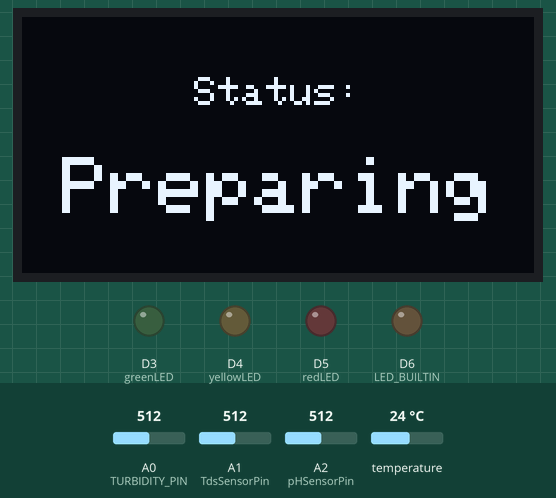
Bench run of a sketch on a simulated Arduino MKR. Shown: 128×64 one-colour display, output pins drawn as LEDs (lit = HIGH). Inputs (shaded band) come from the test bench; at power-on: A0 (TURBIDITY_PIN) = 512, A1 (TdsSensorPin) = 512, A2 (pHSensorPin) = 512, temperature 24 °C. WiFi joins after 1.5 s; servers stay silent unless stated; no MQTT or app messages arrive unless stated; what the sketch prints to the serial monitor is not drawn.

Above: at 0.1 s.
At 59.9 s:
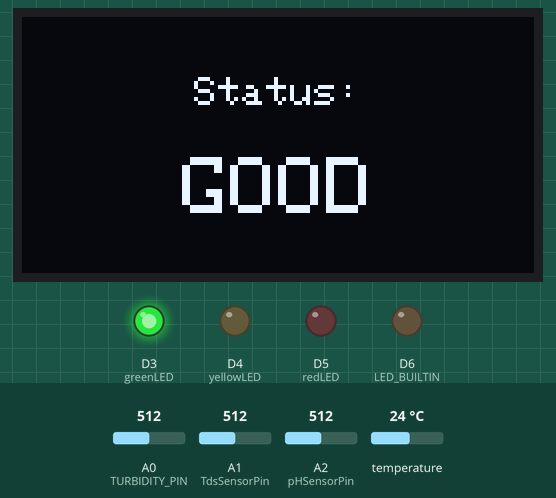
Timing chart, 0 to 61.4 s (numbered marks = the images above):
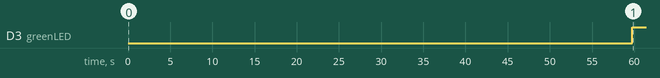

Measured:
- by itself, D3 (greenLED): LOW → HIGH at 59.8 s
- what the display in image 0 shows lasts 59.7 s, from 0.1 s to 59.8 s

The sketch:

LiquidSensor.ino
```cpp
#include <WiFiNINA.h>
#include <ArduinoMqttClient.h>
#include "arduino_secrets.h"
#include <OneWire.h>
#include <DallasTemperature.h>
#include <Wire.h>
#include <Adafruit_GFX.h>
#include <Adafruit_SSD1306.h>

#define BASELINE_SAMPLES 20   // 设置基准样本数量
#define ALLOWED_VARIANCE 10.0 // 允许的最大标准差

// 存储基准数据
float tdsSamples[BASELINE_SAMPLES];
float ntuSamples[BASELINE_SAMPLES];
float phSamples[BASELINE_SAMPLES];
float tempSamples[BASELINE_SAMPLES];

// 计算基准均值
float baselineTDS = 0, baselineNTU = 0, baselinePH = 0, baselineTemp = 0;

// 计算标准差
float stdTDS = 0, stdNTU = 0, stdPH = 0, stdTemp = 0;

// 采样累计值
float sumTDS = 0, sumNTU = 0, sumPH = 0, sumTemp = 0;
float sumTDS2 = 0, sumNTU2 = 0, sumPH2 = 0, sumTemp2 = 0; // 用于计算方差

// 采样计数
int baselineSampleCount = 0;
bool baselineCalculated = false;
bool baselineInProgress = false;

#define SCREEN_WIDTH 128
#define SCREEN_HEIGHT 64
Adafruit_SSD1306 display(SCREEN_WIDTH, SCREEN_HEIGHT, &Wire, -1);

void updateOLEDStatus(String status)
{
    display.clearDisplay();
    display.setTextSize(2);
    display.setTextColor(SSD1306_WHITE);

    int16_t x1, y1;
    uint16_t textWidth, textHeight;

    // **如果 status 为空或未定义，默认显示 "Preparing"**
    if (status == "" || status.length() == 0)
    {
        status = "Preparing";
    }

    // 计算 "Status:" 宽度，让它居中
    display.setTextSize(1);
    display.getTextBounds("Status:", 0, 0, &x1, &y1, &textWidth, &textHeight);
    int centerX = (128 - textWidth) / 2;
    display.setCursor(centerX, 15);
    display.print("Status:");

    // 计算状态文本宽度，让它居中
    display.setTextSize(2);
    display.getTextBounds(status, 0, 0, &x1, &y1, &textWidth, &textHeight);
    centerX = (128 - textWidth) / 2;
    display.setCursor(centerX, 35);
    display.print(status);

    display.display();
}

const int greenLED = 3;
const int yellowLED = 4;
const int redLED = 5;

WiFiSSLClient wifiClient;
MqttClient mqttClient(wifiClient);

// MQTT Configuration (Updated to use HiveMQ Cloud)
char broker[] = "fc4be08a479e4564bf0f1f4512c48df3.s1.eu.hivemq.cloud";
int port = 8883; // TLS port for secure connection
char mqttUsername[] = "liquid";
char mqttPassword[] = "Liquid012";

// MQTT Topics
char topicTDS[] = "tdsValue";
char topicTurbidity[] = "ntuValue";
char topicPH[] = "phValue";
char topicTemperature[] = "tempValue";
char topicStatus[] = "currentStatus";

String currentStatus = "WAITING";
String clientID = "Han";

// TDS Sensor Configuration
#define TdsSensorPin A1
#define VREF 5.0
#define SCOUNT 3
int analogBuffer[SCOUNT];
int analogBufferTemp[SCOUNT];
int analogBufferIndex = 0;
float averageVoltage = 0, tdsValue = 0, temperature = 25;

// Turbidity Sensor Configuration
#define TURBIDITY_PIN A0
float ntuValue = 0;

// pH Sensor Configuration
#define pHSensorPin A2
#define Offset 0.00
#define ArrayLength 3
int pHArray[ArrayLength];
int pHArrayIndex = 0;
float pHValue = 0, voltage = 0;

// Temperature Sensor Configuration
#define ONE_WIRE_BUS 2
OneWire oneWire(ONE_WIRE_BUS);
DallasTemperature sensors(&oneWire);
float tempValue = 0;

// MQTT & Timing
long lastTimeSent = 0;
int interval = 60 * 1000;
long lastStatusSent = 0;

long warmupStartTime = 0;
bool warmupComplete = false; // 是否完成 20 秒稳定期

// WiFi Connection
void connectToNetwork()
{
    while (WiFi.status() != WL_CONNECTED)
    {
        Serial.println("Attempting to connect to: " + String(SECRET_SSID));
        WiFi.begin(SECRET_SSID, SECRET_PASS);
        delay(2000);
    }
    Serial.print("Connected. My IP address: ");
    Serial.println(WiFi.localIP());
}

// Handle received MQTT messages
void onMqttMessage(int messageSize)
{
    Serial.println("Received MQTT message:");
    String incoming = "";
    while (mqttClient.available())
    {
        incoming += (char)mqttClient.read();
    }

    int result = incoming.toInt();
    if (result > 0)
    {
        analogWrite(LED_BUILTIN, result);
    }

    Serial.println(result);
}

// MQTT Connection
boolean connectToBroker()
{
    // Set username and password for HiveMQ Cloud
    mqttClient.setUsernamePassword(mqttUsername, mqttPassword);

    if (!mqttClient.connect(broker, port))
    {
        Serial.print("MQTT connection failed. Error: ");
        Serial.println(mqttClient.connectError());
        return false;
    }

    Serial.println("Connected to HiveMQ Cloud MQTT broker");
    mqttClient.onMessage(onMqttMessage);
    mqttClient.subscribe(topicTDS);
    mqttClient.subscribe(topicTurbidity);
    mqttClient.subscribe(topicPH);
    mqttClient.subscribe(topicTemperature);
    mqttClient.subscribe(topicStatus);
    return true;
}

// Publish MQTT Data
void publishData(const char *topic, float value)
{
    mqttClient.beginMessage(topic);
    mqttClient.print(value, 2); // 发送两位小数
    mqttClient.endMessage();

    Serial.print("Published: ");
    Serial.print(topic);
    Serial.print(" -> ");
    Serial.println(value, 2);
}

void publishData(const char *topic, String value)
{
    mqttClient.beginMessage(topic);
    mqttClient.print(value); // 直接发送字符串
    mqttClient.endMessage();

    Serial.print("Published: ");
    Serial.print(topic);
    Serial.print(" -> ");
    Serial.println(value);
}

// Median Filtering (TDS Sensor)
int getMedianNum(int bArray[], int iFilterLen)
{
    int bTab[iFilterLen];
    for (byte i = 0; i < iFilterLen; i++)
        bTab[i] = bArray[i];

    for (int j = 0; j < iFilterLen - 1; j++)
    {
        for (int i = 0; i < iFilterLen - j - 1; i++)
        {
            if (bTab[i] > bTab[i + 1])
            {
                int temp = bTab[i];
                bTab[i] = bTab[i + 1];
                bTab[i + 1] = temp;
            }
        }
    }

    return (iFilterLen & 1) ? bTab[(iFilterLen - 1) / 2] : (bTab[iFilterLen / 2] + bTab[iFilterLen / 2 - 1]) / 2;
}

// pH Sensor Noise Reduction
double avergeArray(int *arr, int number)
{
    long amount = 0;
    for (int i = 0; i < number; i++)
        amount += arr[i];
    return (double)amount / number;
}

// Check coconut water status
int checkCoconutStatus(float temp, float tds, float ntu, float ph)
{
    if (!baselineCalculated)
        return 3; // 3 = 初始化中

    float tdsChange = abs(tds - baselineTDS);
    float ntuChange = abs(ntu - baselineNTU);
    float phChange = abs(ph - baselinePH);
    float tempChange = abs(temp - baselineTemp);

    Serial.print("TDS Change: ");
    Serial.print(tdsChange);
    Serial.print("; NTU Change: ");
    Serial.print(ntuChange);
    Serial.print("; pH Change: ");
    Serial.print(phChange);
    Serial.print("; Temp Change: ");
    Serial.println(tempChange);

    // **使用合理的变化范围**
    if (tdsChange < 20 && ntuChange < 5 && phChange < 0.2 && tempChange < 2)
    {
        return 0; // GOOD
    }
    else if (tdsChange < 50 && ntuChange < 15 && phChange < 0.3 && tempChange < 5)
    {
        return 1; // ALERT
    }
    else
    {
        return 2; // BAD
    }
}

// Update LED indicators
void updateLED(int status)
{
    digitalWrite(greenLED, status == 0 ? HIGH : LOW);
    digitalWrite(yellowLED, status == 1 ? HIGH : LOW);
    digitalWrite(redLED, status == 2 ? HIGH : LOW);
}

// Start baseline calculation
void startBaselineCalculation()
{
    if (!baselineInProgress)
    {
        Serial.println("Starting baseline calculation...");
        baselineInProgress = true;
        baselineSampleCount = 0;
        sumTDS = sumNTU = sumPH = sumTemp = 0;
    }
}

// Process baseline sampling
void processBaselineSampling()
{
    static unsigned long lastSampleTime = 0;

    // 每秒采样一次
    if (millis() - lastSampleTime > 1000)
    {
        lastSampleTime = millis();

        // 读取传感器值
        float tds = readTDS();
        float ntu = getTurbidityNTU();
        float ph = readPH();
        float temp = readTemperature();

        // 存储数据到数组
        if (baselineSampleCount < BASELINE_SAMPLES)
        {
            tdsSamples[baselineSampleCount] = tds;
            ntuSamples[baselineSampleCount] = ntu;
            phSamples[baselineSampleCount] = ph;
            tempSamples[baselineSampleCount] = temp;
        }

        // 累加计算均值
        sumTDS += tds;
        sumNTU += ntu;
        sumPH += ph;
        sumTemp += temp;

        // 累加平方值（用于计算方差）
        sumTDS2 += tds * tds;
        sumNTU2 += ntu * ntu;
        sumPH2 += ph * ph;
        sumTemp2 += temp * temp;

        baselineSampleCount++;

        // **当样本数足够时，计算基准值**
        if (baselineSampleCount >= BASELINE_SAMPLES)
        {
            calculateFinalBaseline();
        }
    }
}

void calculateFinalBaseline()
{
    // 计算均值
    baselineTDS = sumTDS / BASELINE_SAMPLES;
    baselineNTU = sumNTU / BASELINE_SAMPLES;
    baselinePH = sumPH / BASELINE_SAMPLES;
    baselineTemp = sumTemp / BASELINE_SAMPLES;

    // 计算方差
    float varianceTDS = (sumTDS2 / BASELINE_SAMPLES) - (baselineTDS * baselineTDS);
    float varianceNTU = (sumNTU2 / BASELINE_SAMPLES) - (baselineNTU * baselineNTU);
    float variancePH = (sumPH2 / BASELINE_SAMPLES) - (baselinePH * baselinePH);
    float varianceTemp = (sumTemp2 / BASELINE_SAMPLES) - (baselineTemp * baselineTemp);

    // **防止 sqrt() 计算 NaN**
    stdTDS = (varianceTDS >= 0) ? sqrt(varianceTDS) : 0;
    stdNTU = (varianceNTU >= 0) ? sqrt(varianceNTU) : 0;
    stdPH = (variancePH >= 0) ? sqrt(variancePH) : 0;
    stdTemp = (varianceTemp >= 0) ? sqrt(varianceTemp) : 0;

    // **加入滑动平均，防止数据跳动**
    const float SMOOTHING_FACTOR = 5.0; // 平滑因子
    baselineTDS = (baselineTDS * (SMOOTHING_FACTOR - 1) + sumTDS / BASELINE_SAMPLES) / SMOOTHING_FACTOR;
    baselineNTU = (baselineNTU * (SMOOTHING_FACTOR - 1) + sumNTU / BASELINE_SAMPLES) / SMOOTHING_FACTOR;
    baselinePH = (baselinePH * (SMOOTHING_FACTOR - 1) + sumPH / BASELINE_SAMPLES) / SMOOTHING_FACTOR;
    baselineTemp = (baselineTemp * (SMOOTHING_FACTOR - 1) + sumTemp / BASELINE_SAMPLES) / SMOOTHING_FACTOR;

    // **打印调试信息**
    Serial.print("Baseline TDS: ");
    Serial.print(baselineTDS, 3);
    Serial.print("; NTU: ");
    Serial.print(baselineNTU, 3);
    Serial.print("; pH: ");
    Serial.print(baselinePH, 3);
    Serial.print("; Temp: ");
    Serial.println(baselineTemp, 3);

    Serial.print("Std TDS: ");
    Serial.print(stdTDS, 3);
    Serial.print("; NTU: ");
    Serial.print(stdNTU, 3);
    Serial.print("; pH: ");
    Serial.print(stdPH, 3);
    Serial.print("; Temp: ");
    Serial.println(stdTemp, 3);

    // **检查数据稳定性**
    float maxDeviation = max(max(stdTDS, stdNTU), max(stdPH, stdTemp));
    if (maxDeviation > ALLOWED_VARIANCE)
    {
        Serial.println("Baseline fluctuation too high, recalculating…");
        baselineSampleCount = 0;
        sumTDS = sumNTU = sumPH = sumTemp = 0;
        sumTDS2 = sumNTU2 = sumPH2 = sumTemp2 = 0;
        return;
    }

    baselineCalculated = true;
    baselineInProgress = false;

    delay(3000);
}

float readTDS()
{
    float sum = 0;
    for (int i = 0; i < SCOUNT; i++)
    {
        sum += analogRead(TdsSensorPin);
    }
    return sum / SCOUNT;
}

// Read Turbidity Sensor
float getTurbidityNTU()
{
    int sensorValue = analogRead(TURBIDITY_PIN);
    float voltage = sensorValue * (5.0 / 1023.0);
    float NTU = (3.0 - voltage) * 1000;
    return (NTU < 0) ? 0 : NTU;
}

// Read pH Sensor
float readPH()
{
    pHArray[pHArrayIndex++] = analogRead(pHSensorPin);
    if (pHArrayIndex == ArrayLength)
        pHArrayIndex = 0;

    voltage = avergeArray(pHArray, ArrayLength) * 5.0 / 1024;
    return (3.5 * voltage + Offset);
}

// Read Temperature Sensor
float readTemperature()
{
    sensors.requestTemperatures();
    return sensors.getTempCByIndex(0);
}

// Determine water status based on sensor values
int determineStatus(float temp, float ppm, float ntu, float ph)
{
    // Convert to correct types for comparison
    bool alert = (temp > 10) || (ppm > 1000) || (ntu > 50) || (ph < 4.4 || ph > 6.0);
    bool risk = (!alert) && ((temp >= 4 && temp <= 10) || (ppm >= 600 && ppm <= 1000) ||
                             (ntu >= 10 && ntu <= 50) || (ph >= 4.4 && ph <= 4.8) || (ph >= 5.4 && ph <= 6.0));

    if (alert)
        return 2; // Red - Alert
    if (risk)
        return 1; // Yellow - Risk
    return 0;     // Green - Safe
}

void setup()
{
    Serial.begin(115200);
    Serial.println("Booting up...");
    sensors.begin();
    warmupStartTime = millis();
    warmupComplete = false;

    if (!display.begin(SSD1306_SWITCHCAPVCC, 0x3C))
    {
        Serial.println(F("SSD1306 allocation failed"));
        for (;;)
            ; // 无限循环，防止继续执行
    }

    display.clearDisplay();
    display.display();
    updateOLEDStatus("Preparing");

    pinMode(TdsSensorPin, INPUT);
    pinMode(TURBIDITY_PIN, INPUT);
    pinMode(pHSensorPin, INPUT);
    pinMode(LED_BUILTIN, OUTPUT);

    // Set LED pins as outputs
    pinMode(greenLED, OUTPUT);
    pinMode(yellowLED, OUTPUT);
    pinMode(redLED, OUTPUT);

    connectToNetwork();

    // Generate unique Client ID (important for MQTT connections)
    byte mac[6];
    WiFi.macAddress(mac);
    clientID = "Arduino-"; // Prefix for better identification
    for (int i = 0; i < 6; i++)
    {
        clientID += String(mac[i], HEX);
    }
    mqttClient.setId(clientID);

    Serial.println("Waiting for sensors to stabilize...");

    Serial.println("Setup complete");
}

void loop()
{
    // 第一阶段：Warmup**
    unsigned long elapsedTime = millis() - warmupStartTime;
    int secondsLeft = (20000 - elapsedTime) / 1000;

    // **立即开始读取传感器数据**
    tdsValue = readTDS();
    ntuValue = getTurbidityNTU();
    pHValue = readPH();
    tempValue = readTemperature();

    // **输出到 Serial Monitor**
    Serial.print("{\"tds\":");
    Serial.print(tdsValue, 0);
    Serial.print(",\"ntu\":");
    Serial.print(ntuValue);
    Serial.print(",\"ph\":");
    Serial.print(pHValue, 2);
    Serial.print(",\"temp\":");
    Serial.print(tempValue);
    // Add status to the serial output JSON
    Serial.print(",\"status\":\"");
    Serial.print(currentStatus);
    Serial.println("\"}");

    // **5 秒 Warmup**
    if (elapsedTime < 5000)
    {
        Serial.print("Warmup time left: ");
        Serial.print(secondsLeft);
        Serial.println("s");
        delay(1000);
        return;
    }

    // **Warmup 结束，开始基准计算**
    if (!warmupComplete)
    {
        warmupComplete = true;
        startBaselineCalculation();
    }

    // 🌡 **第二阶段：5分钟计算基准值**
    if (baselineInProgress)
    {
        Serial.print("Baseline samples: ");
        Serial.print(baselineSampleCount);
        Serial.print("/");
        Serial.println(BASELINE_SAMPLES);

        processBaselineSampling(); // **每秒采样**
        delay(1000);
        return;
    }
    // Ensure WiFi connection
    if (WiFi.status() != WL_CONNECTED)
    {
        Serial.println("WiFi disconnected. Reconnecting...");
        connectToNetwork();
        return;
    }

    // Ensure MQTT connection
    if (!mqttClient.connected())
    {
        Serial.println("Attempting to connect to broker...");
        connectToBroker();
    }

    mqttClient.poll();

    // Read & Calculate TDS every 5 seconds
    static unsigned long lastTdsUpdate = millis();
    if (millis() - lastTdsUpdate > 5000U)
    {
        lastTdsUpdate = millis();
        tdsValue = readTDS();
        Serial.print("TDS Value: ");
        Serial.print(tdsValue, 0);
        Serial.println(" ppm");
    }

    // Read & Calculate Turbidity every 5 seconds
    static unsigned long turbidityTimepoint = millis();
    if (millis() - turbidityTimepoint > 5000U)
    {
        turbidityTimepoint = millis();
        ntuValue = getTurbidityNTU();
        Serial.print("Turbidity: ");
        Serial.print(ntuValue);
        Serial.println(" NTU");
    }

    // Read & Calculate pH every 5 seconds
    static unsigned long pHTimepoint = millis();
    if (millis() - pHTimepoint > 5000U)
    {
        pHTimepoint = millis();
        pHValue = readPH();
        Serial.print("pH Value: ");
        Serial.println(pHValue, 2);
    }

    // Read & Calculate Temperature every 5 seconds
    static unsigned long temperatureTimepoint = millis();
    if (millis() - temperatureTimepoint > 5000U)
    {
        temperatureTimepoint = millis();
        tempValue = readTemperature();

        if (tempValue != -127.00)
        { // If reading is successful
            Serial.print("Temperature: ");
            Serial.print(tempValue);
            Serial.println(" °C");
        }
    }
    // Publish sensor data every 60 seconds
    if (millis() - lastTimeSent > interval)
    {
        if (mqttClient.connected())
        {
            publishData(topicTDS, tdsValue);
            publishData(topicTurbidity, ntuValue);
            publishData(topicPH, pHValue);
            publishData(topicTemperature, tempValue);
            // publishData(topicStatus, currentStatus);
            lastTimeSent = millis();
        }
        if (baselineInProgress)
        {
            Serial.print("Baseline samples: ");
            Serial.print(baselineSampleCount);
            Serial.print("/");
            Serial.println(BASELINE_SAMPLES);
        }
    }

    if (baselineInProgress || !baselineCalculated || !warmupComplete)
    {
        updateOLEDStatus("Preparing"); // **一直显示 "Preparing"**
    }
    else
    {
        int status = checkCoconutStatus(tempValue, tdsValue, ntuValue, pHValue);

        // 设置状态字符串
        if (status == 0)
        {
            currentStatus = "GOOD";
        }
        else if (status == 1)
        {
            currentStatus = "ALERT";
        }
        else
        {
            currentStatus = "BAD";
        }

        Serial.print("Status: ");
        Serial.println(currentStatus);
        Serial.println("------------------------------------------------------------------------------------------");

        if (millis() - lastStatusSent >= interval)
        {
            if (mqttClient.connected())
            {
                publishData(topicStatus, currentStatus);
                lastStatusSent = millis(); // 更新 `lastStatusSent`
            }
        }

        updateLED(status);
        updateOLEDStatus(currentStatus);
    }
    delay(1000); // 避免刷屏太快
}
```

arduino_secrets.h
```cpp
#ifndef ARDUINO_SECRETS_H
#define ARDUINO_SECRETS_H

// WiFi network credentials
#define SECRET_SSID "sandbox370"
#define SECRET_PASS "+s0a+s03!2gether?"

// Add any other secrets/credentials here
// For example API keys, MQTT credentials, etc.

#endif
```
